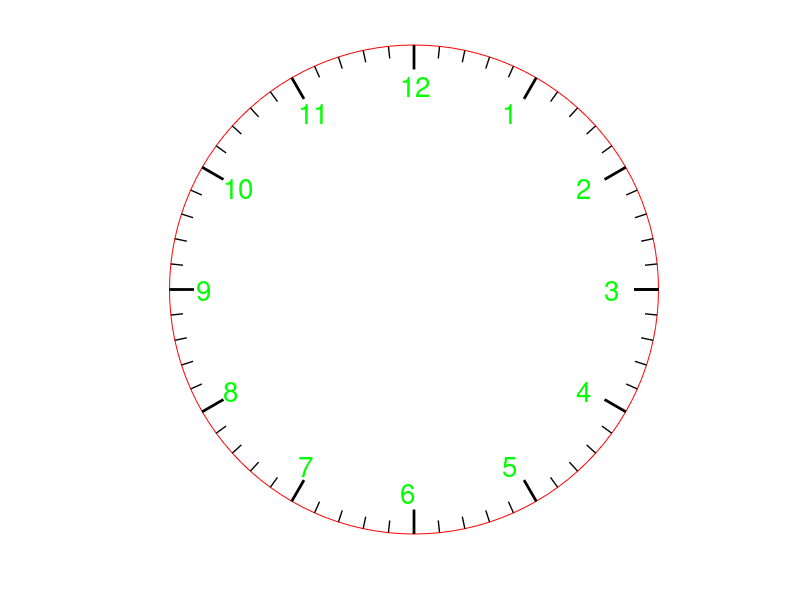

This figure's MATLAB source: (Note: this script raises an error after producing the figure.)
function AnalogAndDigitalClockWithSpecialTimes()  
    figure('Name','Uhrzeit');
    hold on;
    
    r = 12;
    theta = 0 : pi/60 : 2*pi;
    xcoords = r * cos(theta);
    ycoords = r * sin(theta);
    
    %for the perfect round circle
    set(gcf,'position',[0,0,500,450])
    set(gcf,'color','w');
    plot(xcoords,ycoords, "r");
    axis equal;
    axis off;
   
    r = r - 2;
    numberIndex = 1;
    for grad = 60 : -30 : -270
        theta = grad * pi/180;
        xCoordsCaption = r * cos(theta) - 2/3;
        yCoordsCaption = r *sin(theta);
        text(xCoordsCaption,yCoordsCaption,num2str(numberIndex),'color',"g", 'FontSize', 20);
        numberIndex = numberIndex + 1;
    end
    
    r = r + 2;
    
    %drawing hour line
    for grad = 0 : 30 : 360
        theta = grad * pi/180;
        xCoordHourLine1 =(r - 1.2) * cos(theta); 
        xCoordHourLine2 =r * cos(theta); 
        xCoordsHourLine = [xCoordHourLine1 xCoordHourLine2];
        yCoordHourLine1 = (r - 1.2) * sin(theta); 
        yCoordHourLine2 = r * sin(theta); 
        yCoordsHourLine = [yCoordHourLine1 yCoordHourLine2];
        plot(xCoordsHourLine,yCoordsHourLine,'linewidth',2,'color',"k");
    end
    
    %drawing minute line
    for grad = 0 : 6 : 360
        theta = grad * pi/180;
        xCoordMinuteLine1 =(r - 0.6) * cos(theta); 
        xCoordMinuteLine2 =r * cos(theta); 
        xCoordsMinuteLine = [xCoordMinuteLine1 xCoordMinuteLine2];
        yCoordMinuteLine1 = (r - 0.6) * sin(theta); 
        yCoordMinuteLine2 = r * sin(theta); 
        yCoordsMinuteLine = [yCoordMinuteLine1 yCoordMinuteLine2];
        plot(xCoordsMinuteLine,yCoordsMinuteLine,'linewidth',1,'color',"k");
    end
    
    while(true)
        actualTime = clock;
        disp(actualTime)
        s = actualTime(6);
        m = actualTime(5) + (s / 60); %adding second portion for continuous moving
        h = actualTime(4) + (m / 60)  + (s / 3600); %adding minute and second portion for continuous moving
        
        %calcute angles for hour and minute pointer first, for checking
        %180° angle
        thetaHourPointer = (90-(360/12 * h)) * pi/180 ;
        thetaMinutePointer = (90-(360/60 * m)) * pi/180 ;
        
        %calculate angle difference and convert to degrees
        differenceAngle = abs(thetaHourPointer - thetaMinutePointer);
        differenceAngleInDegress = differenceAngle * 180/pi;

        %set fontcolor resp. plotcolor for special times
        if differenceAngleInDegress >= 179.999 && differenceAngleInDegress <= 180.001
            color = "b";
        else
            color = "r";
        end
        
        %digital time printer inclusive fixing single string times to
        %stringLength 2
        concateTimeString = "";
        if strlength(num2str(fix(h))) == 1
            concateTimeString = concateTimeString + "0" + fix(h);
        else 
            concateTimeString = concateTimeString + fix(h);
        end
        
        concateTimeString = concateTimeString + ":";
        
        if strlength(num2str(fix(m))) == 1
            concateTimeString = concateTimeString + "0" + fix(m);
        else 
            concateTimeString = concateTimeString + fix(m);
        end
        
        concateTimeString = concateTimeString + ":";
        
        if strlength(num2str(fix(s))) == 1
            concateTimeString = concateTimeString + "0" + fix(s);
        else 
            concateTimeString = concateTimeString + fix(s);
        end
        
        %plot and print the digital time
        concateTimeString = concateTimeString + " Uhr";
        disp(concateTimeString); %console output for debugging
        xAxes = xlim();
        yAxes = ylim();
        analogTime = text(xAxes(1)-4,yAxes(2),concateTimeString,'color',color, 'FontSize', 20);
   
        %drawing hour pointer
        xCoordHourPointer =(r - 3) * cos(thetaHourPointer); 
        xCoordsHourPointer = [0 xCoordHourPointer];
        yCoordHourPointer =(r - 3) * sin(thetaHourPointer); 
        yCoordsHourPointer = [0 yCoordHourPointer];
        hourPlot = plot(xCoordsHourPointer,yCoordsHourPointer,'linewidth',3,'color',color);

        %drawing minute pointer
        xCoordMinutePointer =(r - 0.5) * cos(thetaMinutePointer); 
        xCoordsMinutePointer = [0 xCoordMinutePointer];
        yCoordMinutePointer =(r - 0.5) * sin(thetaMinutePointer); 
        yCoordsMinutePointer = [0 yCoordMinutePointer];
        minutePlot = plot(xCoordsMinutePointer,yCoordsMinutePointer,'linewidth',2,'color',color);
        
        %drawing second pointer
        theta = (90 - (360/60 * s)) * pi/180 ;
        xCoordSecondPointer =(r - 0.5) * cos(theta); 
        xCoordsSecondPointer = [0 xCoordSecondPointer];
        yCoordSecondPointer =(r - 0.5) * sin(theta); 
        yCoordsSecondPointer = [0 yCoordSecondPointer];
        secondPlot = plot(xCoordsSecondPointer,yCoordsSecondPointer,'linewidth',1,'color',"r");
        
        pause(0.01);
        delete(hourPlot);
        delete(minutePlot);
        delete(secondPlot);
        delete(analogTime);
    end
end

